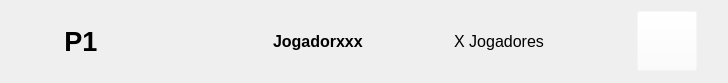
<?xml version="1.0" encoding="UTF-8"?>
<ui version="4.0">
 <class>Historico_Modulo</class>
 <widget class="QWidget" name="Historico_Modulo">
  <property name="geometry">
   <rect>
    <x>0</x>
    <y>0</y>
    <width>728</width>
    <height>83</height>
   </rect>
  </property>
  <property name="windowTitle">
   <string>Form</string>
  </property>
  <layout class="QHBoxLayout" name="horizontalLayout">
   <item alignment="Qt::AlignLeft">
    <widget class="QLabel" name="matchNumber">
     <property name="minimumSize">
      <size>
       <width>140</width>
       <height>0</height>
      </size>
     </property>
     <property name="maximumSize">
      <size>
       <width>100</width>
       <height>16777215</height>
      </size>
     </property>
     <property name="sizeIncrement">
      <size>
       <width>0</width>
       <height>0</height>
      </size>
     </property>
     <property name="font">
      <font>
       <pointsize>20</pointsize>
       <weight>75</weight>
       <bold>true</bold>
      </font>
     </property>
     <property name="text">
      <string>P1</string>
     </property>
     <property name="alignment">
      <set>Qt::AlignCenter</set>
     </property>
    </widget>
   </item>
   <item>
    <spacer name="horizontalSpacer_1">
     <property name="orientation">
      <enum>Qt::Horizontal</enum>
     </property>
     <property name="sizeType">
      <enum>QSizePolicy::Fixed</enum>
     </property>
     <property name="sizeHint" stdset="0">
      <size>
       <width>40</width>
       <height>20</height>
      </size>
     </property>
    </spacer>
   </item>
   <item>
    <widget class="QLabel" name="winnerImage">
     <property name="minimumSize">
      <size>
       <width>70</width>
       <height>0</height>
      </size>
     </property>
     <property name="maximumSize">
      <size>
       <width>70</width>
       <height>16777215</height>
      </size>
     </property>
     <property name="styleSheet">
      <string notr="true">image: url(:/Imagens/playerBlue.png);</string>
     </property>
     <property name="text">
      <string/>
     </property>
    </widget>
   </item>
   <item alignment="Qt::AlignLeft">
    <widget class="QLabel" name="winnerName">
     <property name="minimumSize">
      <size>
       <width>120</width>
       <height>0</height>
      </size>
     </property>
     <property name="maximumSize">
      <size>
       <width>160</width>
       <height>16777215</height>
      </size>
     </property>
     <property name="font">
      <font>
       <pointsize>12</pointsize>
       <weight>75</weight>
       <bold>true</bold>
      </font>
     </property>
     <property name="text">
      <string>Jogadorxxx</string>
     </property>
    </widget>
   </item>
   <item>
    <spacer name="horizontalSpacer_2">
     <property name="orientation">
      <enum>Qt::Horizontal</enum>
     </property>
     <property name="sizeType">
      <enum>QSizePolicy::Fixed</enum>
     </property>
     <property name="sizeHint" stdset="0">
      <size>
       <width>50</width>
       <height>20</height>
      </size>
     </property>
    </spacer>
   </item>
   <item alignment="Qt::AlignLeft">
    <widget class="QLabel" name="numberPlayers">
     <property name="minimumSize">
      <size>
       <width>100</width>
       <height>0</height>
      </size>
     </property>
     <property name="font">
      <font>
       <pointsize>12</pointsize>
       <weight>50</weight>
       <bold>false</bold>
      </font>
     </property>
     <property name="text">
      <string>X Jogadores</string>
     </property>
     <property name="alignment">
      <set>Qt::AlignCenter</set>
     </property>
    </widget>
   </item>
   <item>
    <spacer name="horizontalSpacer_3">
     <property name="orientation">
      <enum>Qt::Horizontal</enum>
     </property>
     <property name="sizeHint" stdset="0">
      <size>
       <width>40</width>
       <height>20</height>
      </size>
     </property>
    </spacer>
   </item>
   <item>
    <widget class="QPushButton" name="infoButton">
     <property name="minimumSize">
      <size>
       <width>60</width>
       <height>60</height>
      </size>
     </property>
     <property name="maximumSize">
      <size>
       <width>60</width>
       <height>60</height>
      </size>
     </property>
     <property name="cursor">
      <cursorShape>PointingHandCursor</cursorShape>
     </property>
     <property name="styleSheet">
      <string notr="true">background-color: rgba(255, 255, 255, 0);</string>
     </property>
     <property name="text">
      <string/>
     </property>
     <property name="icon">
      <iconset resource="Resources/resources.qrc">
       <normaloff>:/Imagens/infoIcon.png</normaloff>:/Imagens/infoIcon.png</iconset>
     </property>
     <property name="iconSize">
      <size>
       <width>48</width>
       <height>48</height>
      </size>
     </property>
    </widget>
   </item>
   <item>
    <spacer name="horizontalSpacer_4">
     <property name="orientation">
      <enum>Qt::Horizontal</enum>
     </property>
     <property name="sizeType">
      <enum>QSizePolicy::Fixed</enum>
     </property>
     <property name="sizeHint" stdset="0">
      <size>
       <width>20</width>
       <height>20</height>
      </size>
     </property>
    </spacer>
   </item>
  </layout>
 </widget>
 <resources>
  <include location="Resources/resources.qrc"/>
 </resources>
 <connections/>
</ui>
